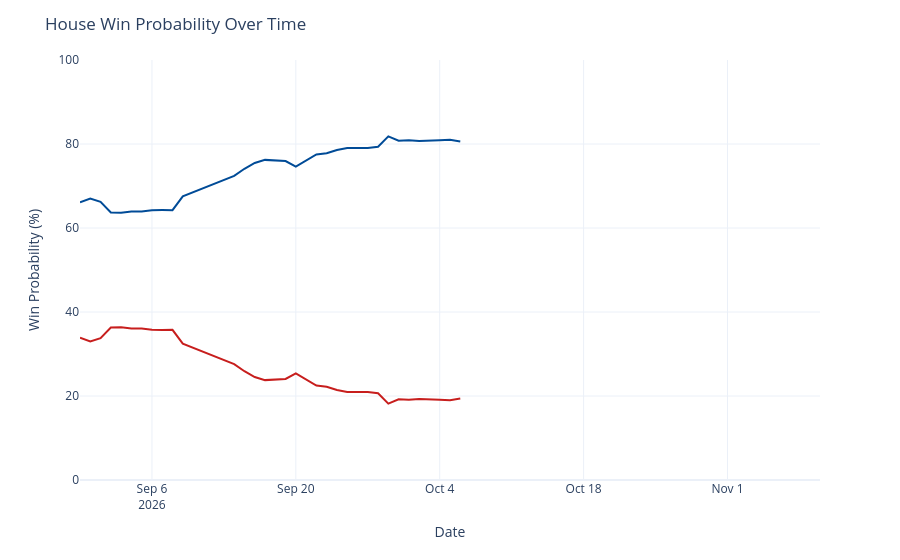

Source (notebook cell):
### Code cell
chance_over_time = output_ts[(output_ts['geo'] == 'US House') &
                             (output_ts['type'] == 'chance')]
chance_over_time['rep_chance'] = chance_over_time['y'].map(lambda x: 100 - x)
chance_over_time = chance_over_time.rename({'y': 'Democrats', 'rep_chance': 'Republicans'}, axis=1)
chance_time_ser = px.line(chance_over_time, x='date', y=['Democrats', 'Republicans'], template='plotly_white',
                         color_discrete_map={'Democrats': '#004b97', 'Republicans': '#c71e1d'},)
chance_time_ser.update_traces(hovertemplate="%{y:.1f}%")
chance_time_ser.update_layout(
    xaxis=dict(range=[pd.to_datetime('2026-08-30'), pd.to_datetime('2026-11-10')]),
    yaxis=dict(range=[0, 100]),
    xaxis_title='Date',
    yaxis_title='Win Probability (%)',
    title=dict(text="House Win Probability Over Time"),
    hovermode="x",
    showlegend=False
)
chance_time_ser

### Figure 1 — Plotly figure (JSON) as saved in the notebook; plotly's stock layout.template omitted (floating-point values rounded to 4 significant figures)
{"data": [{"hovertemplate": "%{y:.1f}%", "legendgroup": "Democrats", "line": {"color": "#004b97", "dash": "solid"}, "marker": {"symbol": "circle"}, "mode": "lines", "name": "Democrats", "orientation": "v", "showlegend": true, "type": "scatter", "x": ["2026-08-30", "2026-08-31", "2026-09-01", "2026-09-02", "2026-09-03", "2026-09-04", "2026-09-05", "2026-09-06", "2026-09-07", "2026-09-08", "2026-09-09", "2026-09-14", "2026-09-15", "2026-09-16", "2026-09-17", "2026-09-18", "2026-09-19", "2026-09-20", "2026-09-21", "2026-09-22", "2026-09-23", "2026-09-24", "2026-09-25", "2026-09-26", "2026-09-27", "2026-09-28", "2026-09-29", "2026-09-30", "2026-10-01", "2026-10-02", "2026-10-03", "2026-10-04", "2026-10-05", "2026-10-06"], "xaxis": "x", "y": [66.12, 67.02, 66.25, 63.69, 63.65, 63.91, 63.91, 64.23, 64.27, 64.25, 67.54, 72.39, 74.1, 75.49, 76.22, 76.08, 75.94, 74.59, 76.12, 77.51, 77.78, 78.58, 79.05, 79.05, 79.05, 79.34, 81.82, 80.78, 80.9, 80.69, 80.7, 80.88, 81.01, 80.58], "yaxis": "y"}, {"hovertemplate": "%{y:.1f}%", "legendgroup": "Republicans", "line": {"color": "#c71e1d", "dash": "solid"}, "marker": {"symbol": "circle"}, "mode": "lines", "name": "Republicans", "orientation": "v", "showlegend": true, "type": "scatter", "x": ["2026-08-30", "2026-08-31", "2026-09-01", "2026-09-02", "2026-09-03", "2026-09-04", "2026-09-05", "2026-09-06", "2026-09-07", "2026-09-08", "2026-09-09", "2026-09-14", "2026-09-15", "2026-09-16", "2026-09-17", "2026-09-18", "2026-09-19", "2026-09-20", "2026-09-21", "2026-09-22", "2026-09-23", "2026-09-24", "2026-09-25", "2026-09-26", "2026-09-27", "2026-09-28", "2026-09-29", "2026-09-30", "2026-10-01", "2026-10-02", "2026-10-03", "2026-10-04", "2026-10-05", "2026-10-06"], "xaxis": "x", "y": [33.88, 32.98, 33.75, 36.31, 36.35, 36.09, 36.09, 35.77, 35.73, 35.75, 32.46, 27.61, 25.9, 24.51, 23.78, 23.92, 24.06, 25.41, 23.88, 22.49, 22.22, 21.42, 20.95, 20.95, 20.95, 20.66, 18.18, 19.22, 19.1, 19.31, 19.3, 19.12, 18.99, 19.42], "yaxis": "y"}], "layout": {"hovermode": "x", "legend": {"title": {"text": "variable"}, "tracegroupgap": 0}, "margin": {"t": 60}, "showlegend": false, "title": {"text": "House Win Probability Over Time"}, "xaxis": {"anchor": "y", "domain": [0, 1], "range": ["2026-08-30T00:00:00", "2026-11-10T00:00:00"], "title": {"text": "Date"}}, "yaxis": {"anchor": "x", "domain": [0, 1], "range": [0, 100], "title": {"text": "Win Probability (%)"}}}}
